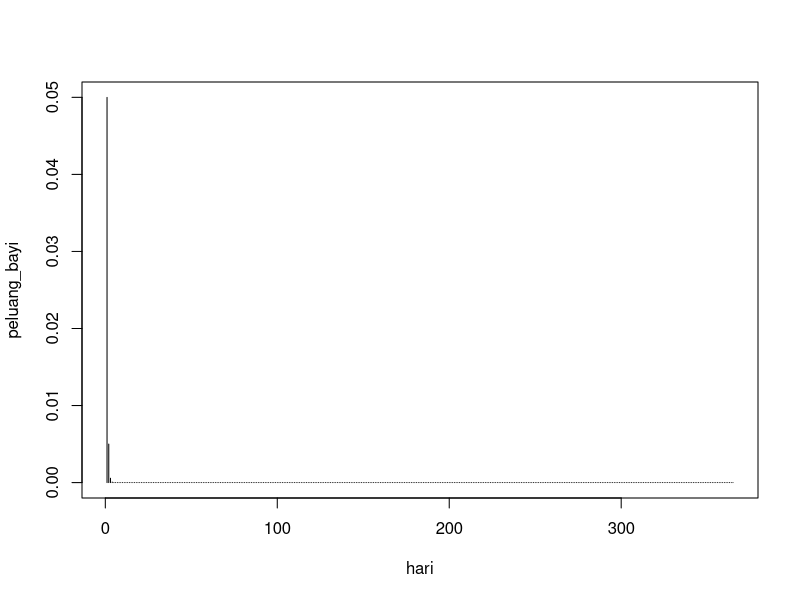

Generate this figure with R:
# a
rata_historis = 4.5
dpois(x = 6, lambda = rata_historis)
# b
hari = 1:365
peluang_bayi = dpois(hari, lambda = rata_historis * hari)
plot(hari, peluang_bayi,type='h')
# d
mean(peluang_bayi)
var(peluang_bayi)
